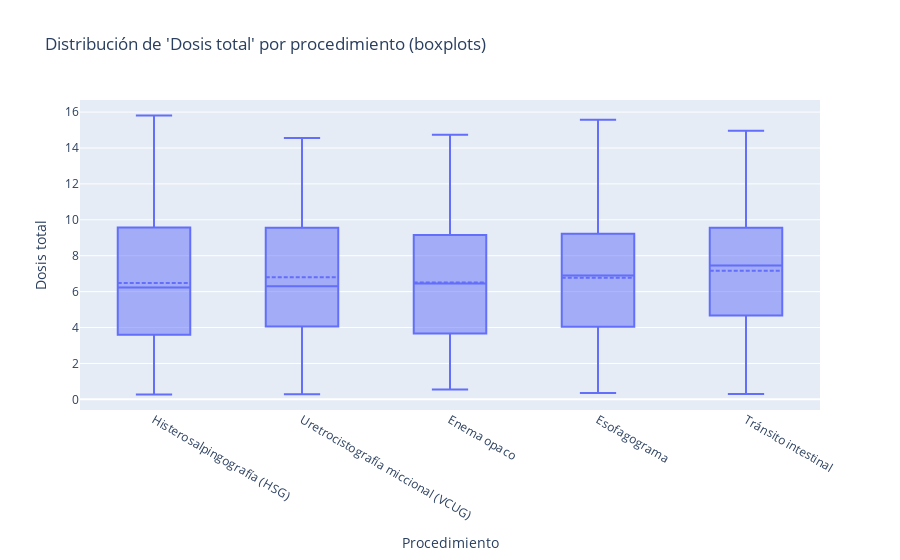

Notebook code for this chart:
### Markdown cell above
### 2.1) Sin usar un ID y solo por procedimiento

### Code cell
# --- 1) Nos quedamos solo con las filas donde 'dosis total' no es NaN ---
df_totales = df.dropna(subset=["dosis total"])

# --- 2) (Opcional) Ordenar procedimientos por mediana para que el eje X quede más legible ---
orden = (df_totales
         .groupby("procedimiento")["dosis total"]
         .median()
         .sort_values()
         .index
         .tolist())

# --- 3) Graficar boxplots por procedimiento ---
import plotly.graph_objects as go

fig = go.Figure()

fig.add_trace(go.Box(
    x=df_totales["procedimiento"],      # categorías (un box por procedimiento)
    y=df_totales["dosis total"],        # valores
    name="Dosis total",
    boxpoints="outliers",               # muestra solo outliers (usa "all" para todos los puntos)
    boxmean=True                        # dibuja la media (usa "sd" para mostrar también ±1 SD)
))

fig.update_layout(
    title="Distribución de 'Dosis total' por procedimiento (boxplots)",
    xaxis_title="Procedimiento",
    yaxis_title="Dosis total",
)

# aplica el orden por mediana en el eje X (quita esta línea si no quieres reordenar)
fig.update_xaxes(categoryorder="array", categoryarray=orden)

fig.show()

### Figure 1 — Plotly figure (JSON) as saved in the notebook; plotly's stock layout.template omitted (floating-point values rounded to 4 significant figures; data arrays with more than 128 entries replaced by an {"elided": "..."} marker saying what was removed)
{"data": [{"boxmean": true, "boxpoints": "outliers", "name": "Dosis total", "type": "box", "x": {"elided": "600 str values"}, "y": {"elided": "600 float values"}}], "layout": {"title": {"text": "Distribución de 'Dosis total' por procedimiento (boxplots)"}, "xaxis": {"categoryarray": ["Histerosalpingografía (HSG)", "Uretrocistografía miccional (VCUG)", "Enema opaco", "Esofagograma", "Tránsito intestinal"], "categoryorder": "array", "title": {"text": "Procedimiento"}}, "yaxis": {"title": {"text": "Dosis total"}}}}
